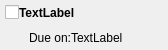
<?xml version="1.0" encoding="UTF-8"?>
<ui version="4.0">
 <class>Form</class>
 <widget class="QWidget" name="Form">
  <property name="geometry">
   <rect>
    <x>0</x>
    <y>0</y>
    <width>168</width>
    <height>50</height>
   </rect>
  </property>
  <property name="windowTitle">
   <string>Form</string>
  </property>
  <layout class="QVBoxLayout" name="verticalLayout_2">
   <property name="margin">
    <number>0</number>
   </property>
   <item>
    <layout class="QVBoxLayout" name="verticalLayout">
     <property name="spacing">
      <number>0</number>
     </property>
     <property name="leftMargin">
      <number>5</number>
     </property>
     <item>
      <layout class="QHBoxLayout" name="horizontalLayout_2">
       <property name="spacing">
        <number>0</number>
       </property>
       <property name="leftMargin">
        <number>0</number>
       </property>
       <item>
        <widget class="QCheckBox" name="check">
         <property name="sizePolicy">
          <sizepolicy hsizetype="Fixed" vsizetype="Fixed">
           <horstretch>0</horstretch>
           <verstretch>0</verstretch>
          </sizepolicy>
         </property>
         <property name="text">
          <string/>
         </property>
         <property name="checkable">
          <bool>true</bool>
         </property>
        </widget>
       </item>
       <item>
        <widget class="QLabel" name="title">
         <property name="font">
          <font>
           <weight>75</weight>
           <bold>true</bold>
          </font>
         </property>
         <property name="text">
          <string>TextLabel</string>
         </property>
         <property name="margin">
          <number>5</number>
         </property>
        </widget>
       </item>
      </layout>
     </item>
     <item>
      <layout class="QHBoxLayout" name="horizontalLayout">
       <property name="spacing">
        <number>0</number>
       </property>
       <property name="topMargin">
        <number>0</number>
       </property>
       <property name="bottomMargin">
        <number>0</number>
       </property>
       <item>
        <spacer name="horizontalSpacer_2">
         <property name="orientation">
          <enum>Qt::Horizontal</enum>
         </property>
         <property name="sizeType">
          <enum>QSizePolicy::Fixed</enum>
         </property>
         <property name="sizeHint" stdset="0">
          <size>
           <width>24</width>
           <height>20</height>
          </size>
         </property>
        </spacer>
       </item>
       <item>
        <widget class="QLabel" name="statusLabel">
         <property name="styleSheet">
          <string notr="true">margin-top: -8px;</string>
         </property>
         <property name="text">
          <string>Due on:</string>
         </property>
        </widget>
       </item>
       <item>
        <widget class="QLabel" name="status">
         <property name="styleSheet">
          <string notr="true">margin-top: -8px;</string>
         </property>
         <property name="text">
          <string>TextLabel</string>
         </property>
         <property name="margin">
          <number>0</number>
         </property>
        </widget>
       </item>
       <item>
        <spacer name="horizontalSpacer">
         <property name="orientation">
          <enum>Qt::Horizontal</enum>
         </property>
         <property name="sizeHint" stdset="0">
          <size>
           <width>40</width>
           <height>20</height>
          </size>
         </property>
        </spacer>
       </item>
      </layout>
     </item>
    </layout>
   </item>
  </layout>
 </widget>
 <resources/>
 <connections/>
</ui>
